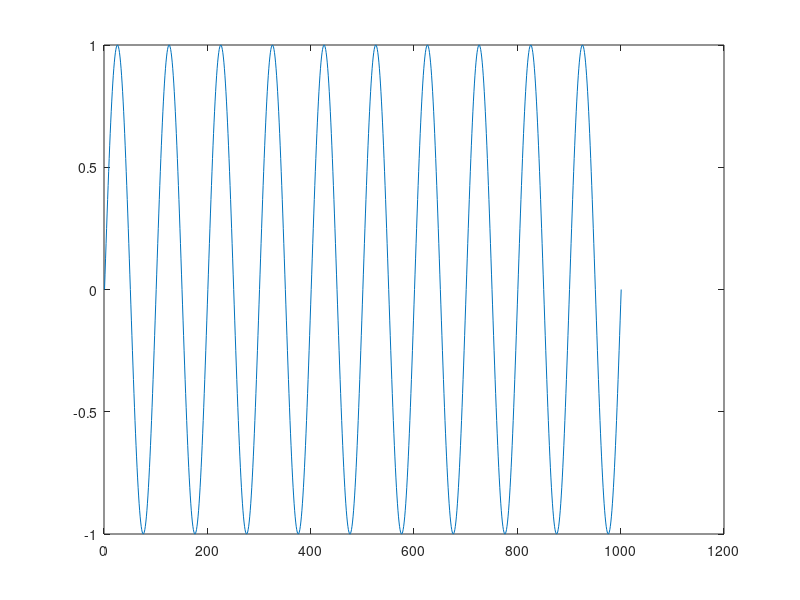
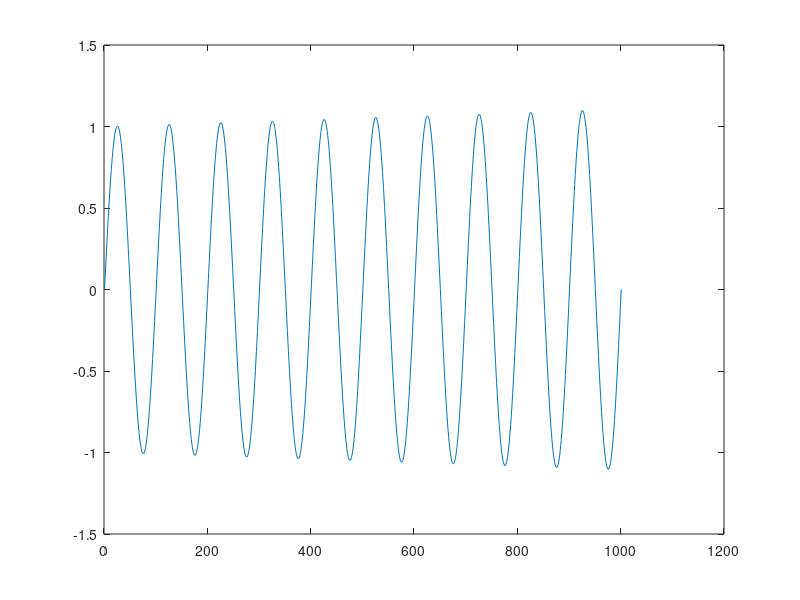
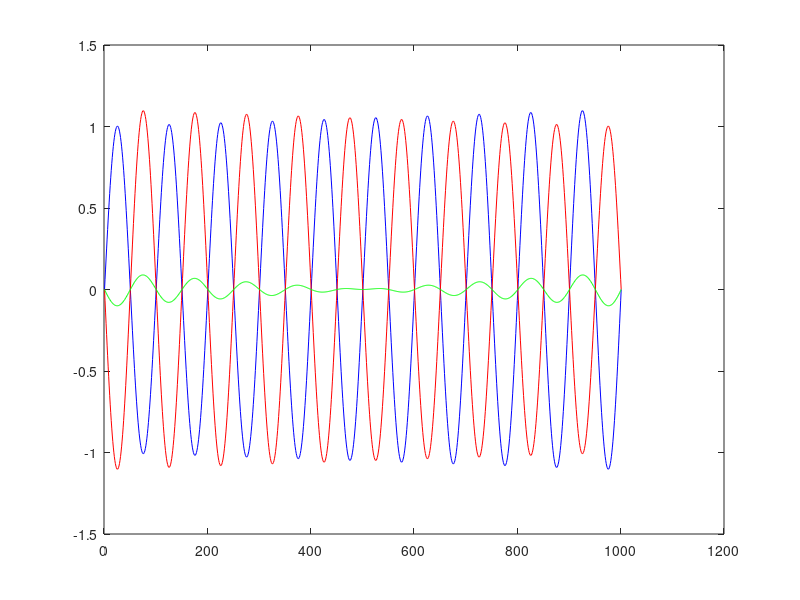

Here is the MATLAB script that generated these plots, in order:
testx = 0:0.001:1;
sin1 = sin(2*pi*testx./0.1);
figure; plot(sin1);
esin1 = sin1.*exp(testx/10);
figure; plot(esin1);

esin2 = fliplr(esin1);
figure; plot(esin1, 'b'); hold on; plot(esin2,'r');
eesum = esin1 + esin2;
plot(eesum, 'g');
